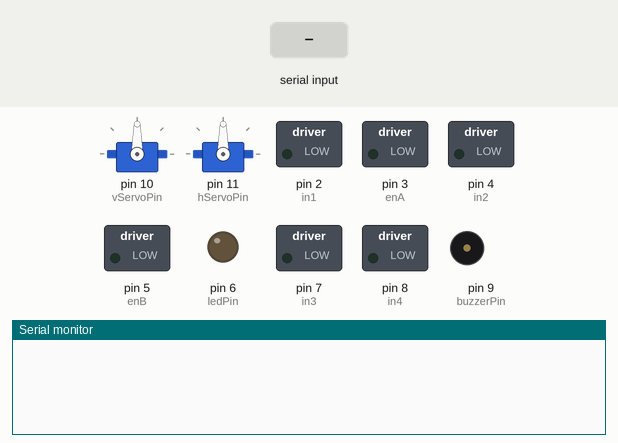
Recording of a sketch running on a simulated Arduino Uno, built with avr-gcc and run on an emulated ATmega328P. Shown: 2 × servo, switched loads named in the sketch (green lamp = pin HIGH), output pins drawn as LEDs (lit = HIGH), buzzer (waves = sounding, pin HIGH), the last lines printed to the serial monitor. The test bench sets the inputs (shaded band).

Above: at 1.2 s.
1.3 s: "90:45:200\n" received over Serial
At 3.2 s:
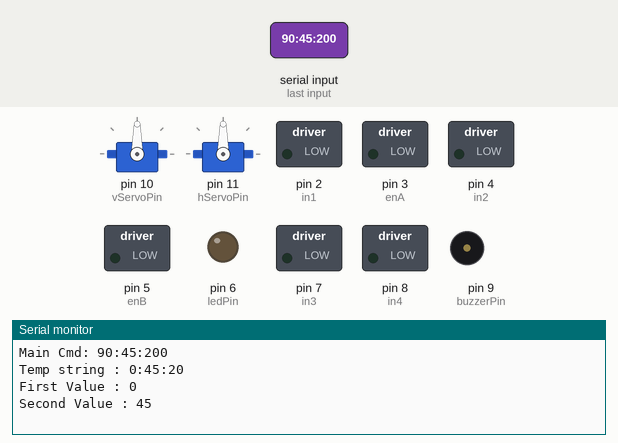
3.8 s: "90:45\n" received over Serial
At 5.9 s:
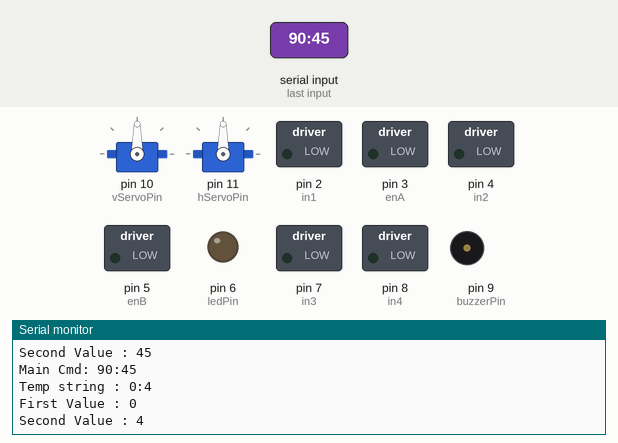
6.3 s: "0\n" received over Serial
At 8.6 s:
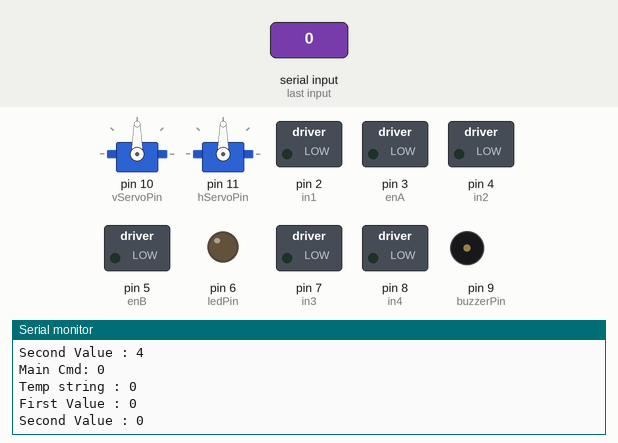

The sketch:

ArduBot.ino
```cpp
#include <Servo.h>

const int enA = 3;
const int enB = 5;
const int in1 = 2;
const int in2 = 4;
const int in3 = 7;
const int in4 = 8;
const int ledPin = 6;
const int buzzerPin = 9;
const int echoPin = 12;
const int trigPin = 13;
const int vServoPin = 10;
const int hServoPin = 11;

Servo vServo, hServo;

String inString = "";
const char commandDelimiter = '|';
const char valueDelimiter = ':';

void setup() {
  pinMode(enA, OUTPUT);
  pinMode(enB, OUTPUT);
  pinMode(in1, OUTPUT);
  pinMode(in2, OUTPUT);
  pinMode(in3, OUTPUT);
  pinMode(in4, OUTPUT);
  pinMode(ledPin, OUTPUT);
  pinMode(buzzerPin, OUTPUT);
  pinMode(echoPin, INPUT);
  pinMode(trigPin, OUTPUT);
  pinMode(vServoPin, OUTPUT);
  pinMode(hServoPin, OUTPUT);

  vServo.attach(vServoPin);
  hServo.attach(hServoPin);

  Serial.begin(9600);
}

void loop() {

  while (Serial.available() == 0);

  //Serial.println("Byte available");

  // reads till it finds the symbol '|' and clears anything read
  // returns the full string if no '|' can be found
  String cmd = Serial.readStringUntil(commandDelimiter);
  cmd.trim();
  Serial.println("Main Cmd: " + cmd);

  int firstValue, secondValue = 0;

  String tempString = cmd.substring(1, cmd.length() - 1);

  Serial.print("Temp string : ");
  Serial.println(tempString);

  int valueDelimiterIndex = tempString.indexOf(':');
  if(valueDelimiterIndex != -1){
    firstValue = getValue(tempString, valueDelimiter, 0).toInt();
    secondValue = getValue(tempString, valueDelimiter, 1).toInt();
  }
  else
    firstValue = cmd.substring(1, cmd.length()).toInt();

  Serial.print("First Value : ");
  Serial.println(firstValue);

  Serial.print("Second Value : ");
  Serial.println(secondValue);


  char action = cmd.charAt(0);
  switch(action){
    case('W'):
    {
      // Forward
      motorControl(0, 1, firstValue);
      motorControl(1, 1, firstValue);
      break;
    }
    case('S'):
    {
      // Backward
      motorControl(0, 2, firstValue);
      motorControl(1, 2, firstValue);
      break;
    }
    case('A'):
    {
      // Left
      motorControl(0, 2, firstValue);
      motorControl(1, 1, firstValue);
      break;
    }
    case('D'):
    {
      // Right
      motorControl(0, 1, firstValue);
      motorControl(1, 2, firstValue);
      break;
    }
    case('V'):
    {
      // Vertical Servo
      vServo.write(firstValue);
      break;
    }
    case('H'):
    {
      // Horizontal Servo
      hServo.write(firstValue);
      break;
    }
    case('B'):
    {
      // Buzzer
      tone(buzzerPin, firstValue, secondValue * 1.3);
      break;
    }
    case('L'):
    {
      // Light
      int tempVal = map(firstValue, 0, 100, 0, 255);
      analogWrite(ledPin, tempVal);
      break;
    }
    default:
      digitalWrite(enA, LOW);
      digitalWrite(enB, LOW);
      break;
  }
}

void motorControl(int motorName, int operation, int motorSpeed)
{

  motorSpeed = map(motorSpeed, 0, 100, 0, 255);

   if(motorName == 0)
  {
     switch (operation)
     {
        case 0:
          // brake
          digitalWrite(in1, LOW);
          digitalWrite(in2, LOW);
          break;

        case 1:
          // forward
          digitalWrite(in2, LOW);
          digitalWrite(in1, HIGH);
          analogWrite(enA, motorSpeed);
          break;

        case 2:
          // reverse
          digitalWrite(in1, LOW);
          digitalWrite(in2, HIGH);
          analogWrite(enA, motorSpeed);
          break;

        case 3:
          // off
          digitalWrite(in1, LOW);
          digitalWrite(in2, LOW);
          analogWrite(enA, LOW);
          break;

        default:
          break;
     }
  }
 else if(motorName == 1)
  {
    switch (operation)
    {
     case 0:
          // brake
          digitalWrite(in3, LOW);
          digitalWrite(in4, LOW);
          break;

        case 1:
          // forward
          digitalWrite(in4, LOW);
          digitalWrite(in3, HIGH);
          analogWrite(enB, motorSpeed);
          break;

        case 2:
          // reverse
          digitalWrite(in3, LOW);
          digitalWrite(in4, HIGH);
          analogWrite(enB, motorSpeed);
          break;

        case 3:
          // off
          digitalWrite(in3, LOW);
          digitalWrite(in4, LOW);
          analogWrite(enB, LOW);
          break;

         default:
          break;
     }
  }
}

String getValue(String data, char separator, int index)
{

    int maxIndex = data.length()-1;
    int j=0;
    String chunkVal = "";

    for(int i=0; i<=maxIndex && j<=index; i++)
    {
      chunkVal.concat(data[i]);

      if(data[i]==separator)
      {
        j++;

        if(j>index)
        {
          chunkVal.trim();
          return chunkVal;
        }

        chunkVal = "";
      }
    }
}
```

Measured:
- after the input at 1.3 s, the serial monitor: prints a new line after 1.0 s (image 1)
- after the input at 3.8 s, the serial monitor: prints a new line after 1.0 s (image 2)
- after the input at 6.3 s, the serial monitor: prints a new line after 1.0 s (image 3)
